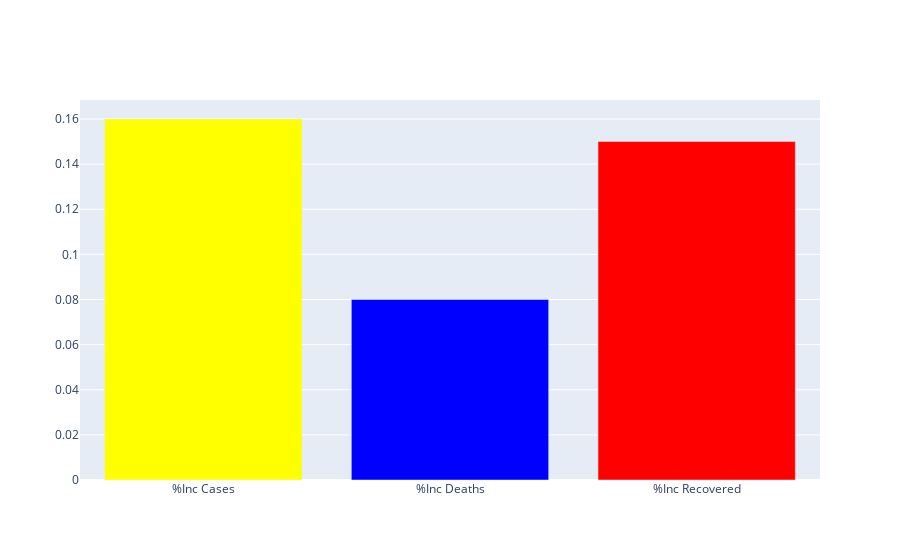

Notebook code for this chart:
### Code cell
per = np.round(df[["%Inc Cases","%Inc Deaths","%Inc Recovered"]].loc[0],2)
per_df = pd.DataFrame(per)
per_df.columns = ["Percentage"]

fig = go.Figure()

fig.add_trace(go.Bar(x=per_df.index,y=per_df["Percentage"],marker_color=["Yellow","Blue","Red"]))
fig.show()

### Figure 1 — Plotly figure (JSON) as saved in the notebook; plotly's stock layout.template omitted (floating-point values rounded to 4 significant figures)
{"data": [{"marker": {"color": ["Yellow", "Blue", "Red"]}, "type": "bar", "x": ["%Inc Cases", "%Inc Deaths", "%Inc Recovered"], "y": [0.16, 0.08, 0.15]}], "layout": {}}
